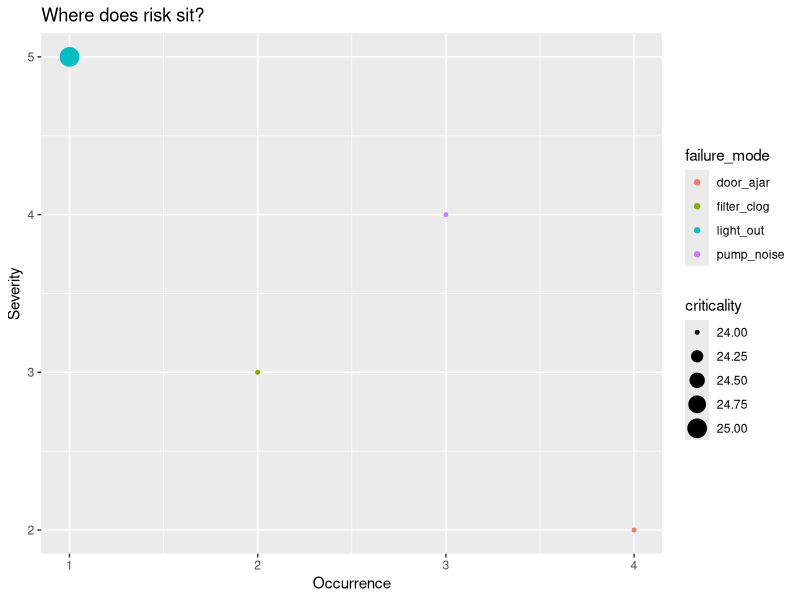

R code for this plot:
library(ggplot2)
library(dplyr)

fmea = data.frame(
  failure_mode = c("pump_noise", "door_ajar",
                   "filter_clog", "light_out"),
  severity = c(4, 2, 3, 5),
  occurrence = c(3, 4, 2, 1),
  detection = c(2, 3, 4, 5)
) %>%
  mutate(criticality =
    severity * occurrence * detection)

ggplot() +
  geom_point(
    data = fmea,
    mapping = aes(
      x = occurrence,
      y = severity,
      color = failure_mode,
      size = criticality)) +
  labs(x = "Occurrence",
       y = "Severity",
       title = "Where does risk sit?")
